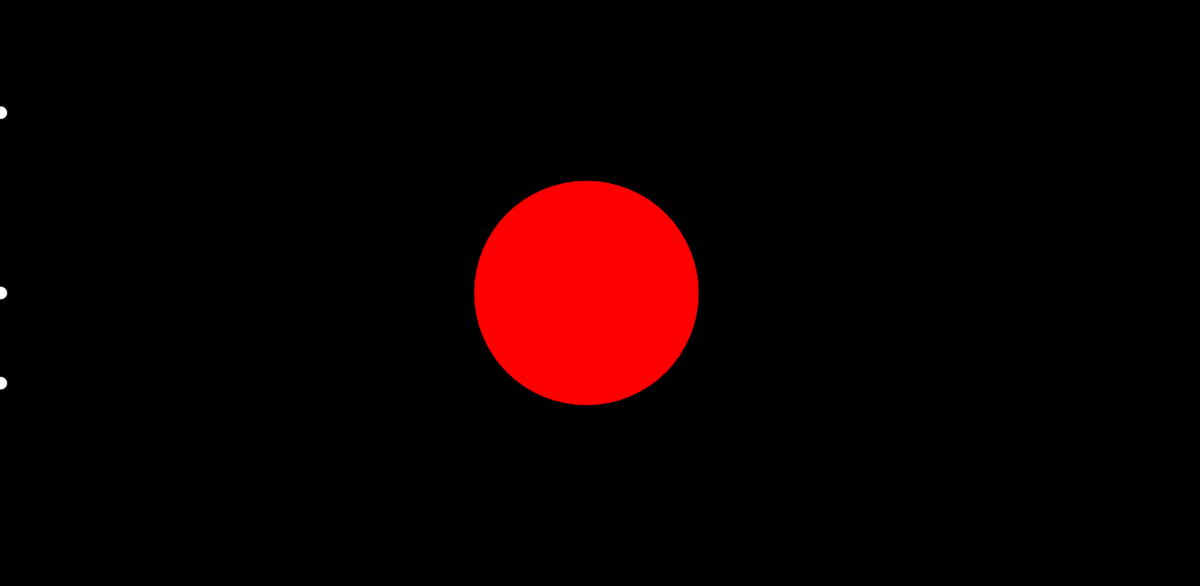
Frame 1 (no input)
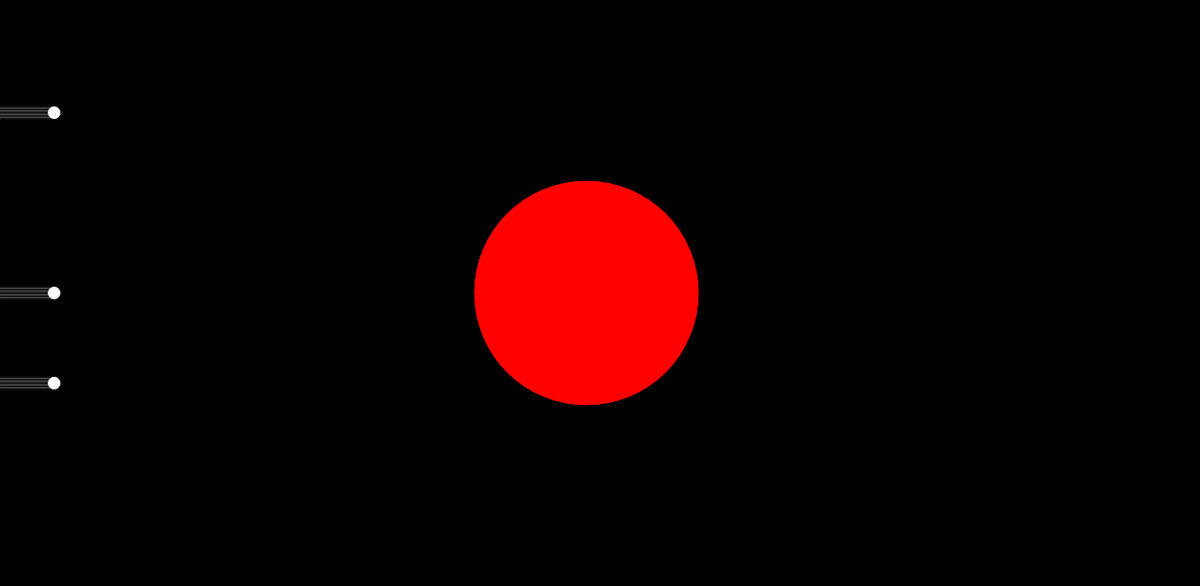
Frame 60 (no input)
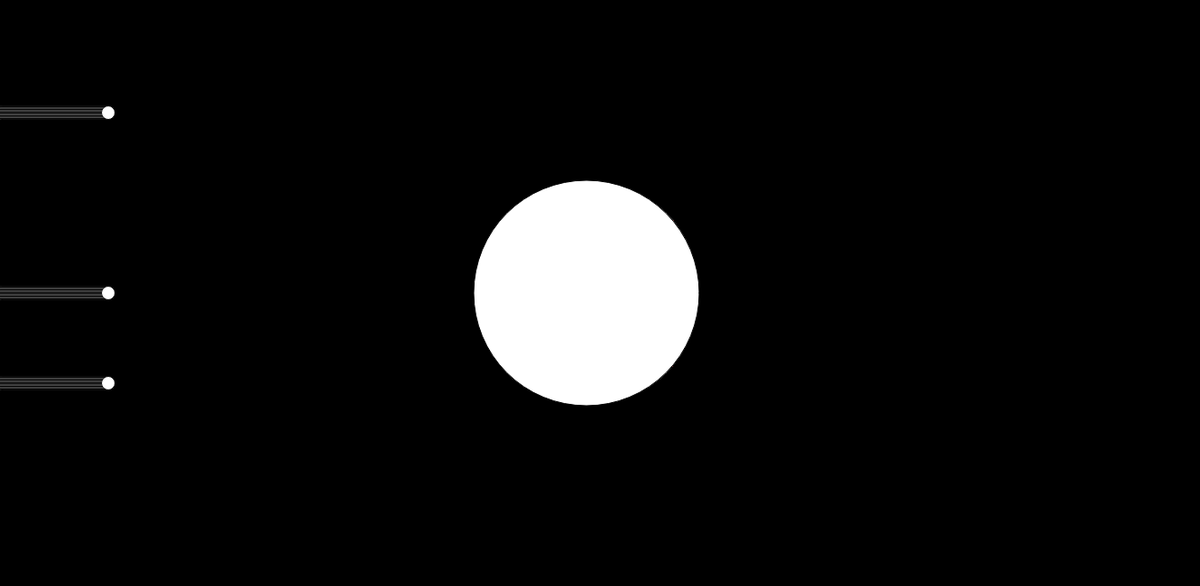
Frame 120 (the mouse pressed at the canvas centre since frame 60)

The p5.js sketch that drew these frames (run headless with seeded random() and noise() and a simulated clock; from frame 60 on, the mouse is pressed at the canvas centre):

// p5.js sketch
// ── sketch.js
var x=0
function setup() {
  createCanvas(1330,650);
  background(0);
  x = x+1
}

function draw() {
  //shooting stars
  fill(255,255,255);
  ellipse(x,425,15,15);
  ellipse(x,325,15,15);
  ellipse(x,125,15,15);
  //sun thing 
  fill(255, mouseX, mouseY);
  ellipse(650,325,250,250);
  
  x=x+1
}
